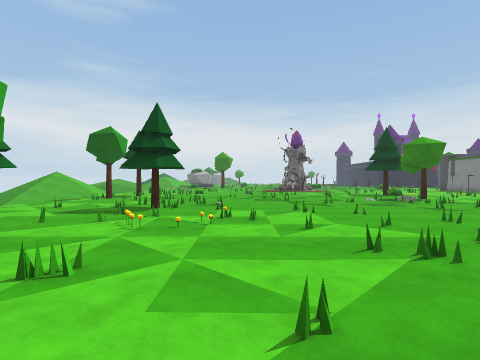
view 1 (above)

16 first-person views from a walk through a Unity game level. The camera is 1.4 m above the floor, looks level and sees 80° across. The floor is counted in squares, 2 m on a side. Each view is taken from the middle of a square. On the plan, view 1 faces up. The plan holds only what a view shows up to about 10 squares ahead; the rest is blank. The place goes on beyond the plan. The player character is not drawn.

view 2
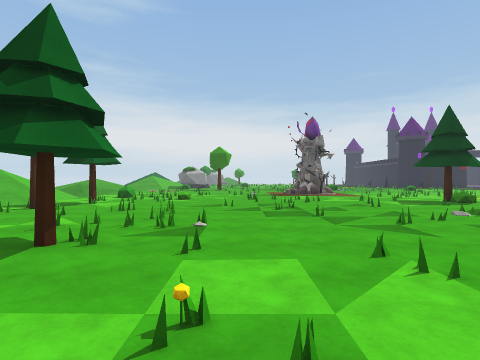

view 3
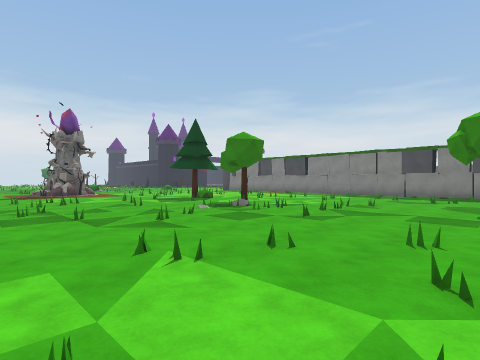

view 4
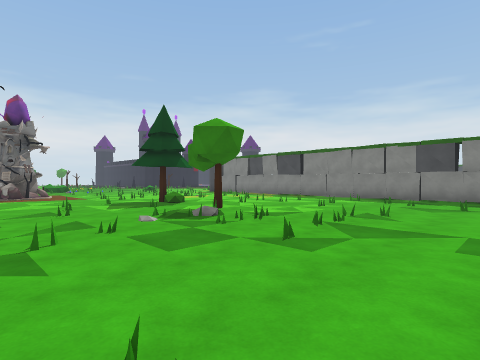

view 5
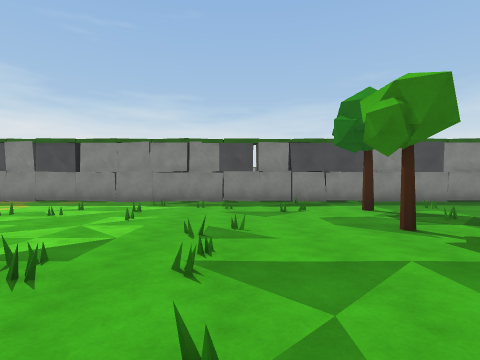

view 6
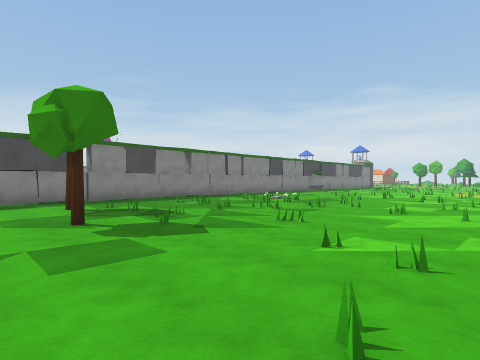

view 7
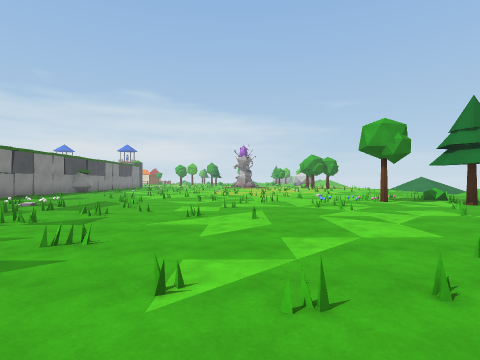

view 8
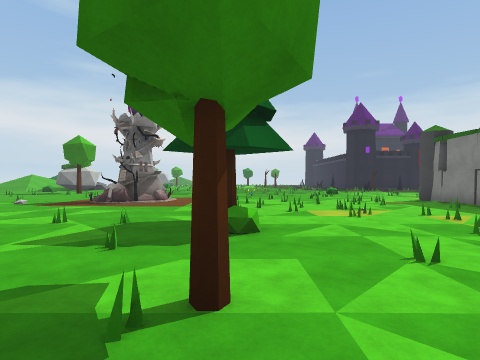

view 9
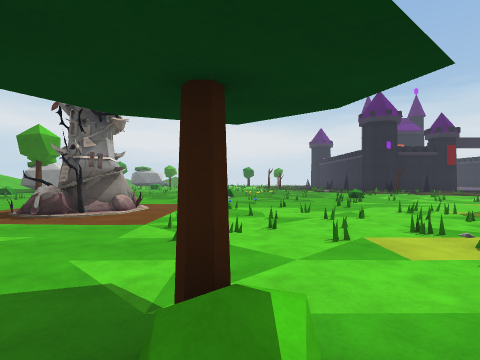

view 10
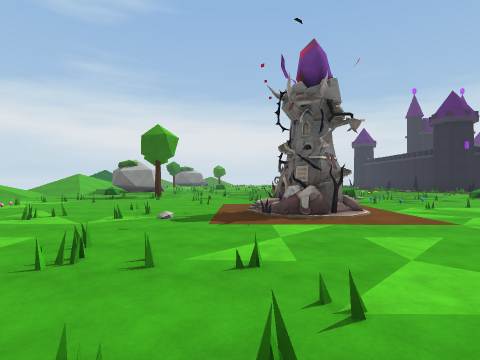

view 11
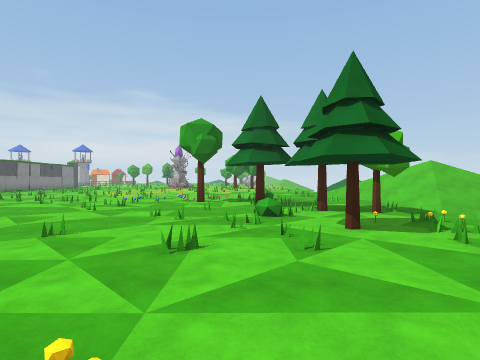

view 12
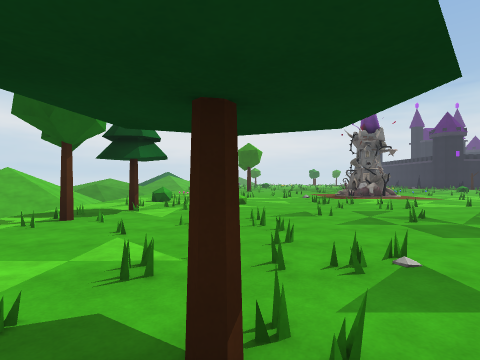

view 13
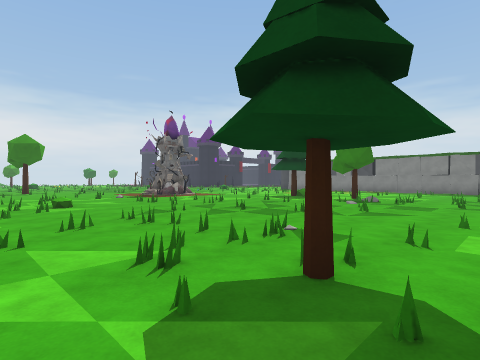

view 14
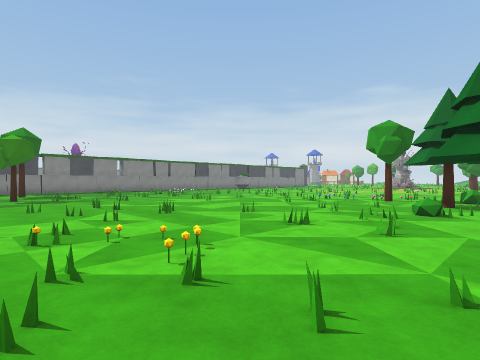

view 15
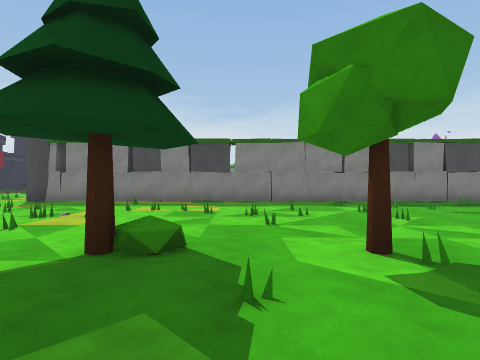

view 16
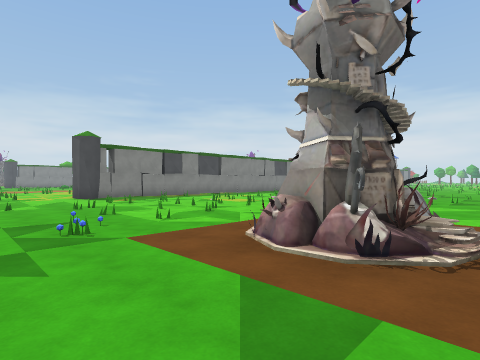

### Floor plan
Key: @ floor where view 1 was taken; # wall or solid block; . floor; / step, stairs or slope; = window, fence, low wall or low ledge; ^ raised ledge; O other object.
Columns run from 10 left of view 1 to 13 right of it. Each row starts with its distance up from view 1.
 22     .. ...  . ..........
 21     ....................
 20       ..............=...
 19       .......OO......=.#
 18        ...=..OO..=.....#
 17        .=.=........=...#
 16 /// .^.  ..............#
 15 /// ...=..=.......=...=#
 14  // ..=.#...=..........#
 13     .#......=.=..#..=..#
 12     ...................#
 11     .#...........#.....#
 10     ...................#
  9     ...................#
  8     ...=.=........#....#
  7     ....#..............#
  6      ......=........=..#
  5       .=.....#....#....#
  4       #.....#........#.#
  3       ........=...=.=..#
  2      ..=.#......=....=.#
  1      =.............=...#
  0     .=....@.......=....#
 -1     ...#.........=...  #
 -2     ..#.............
 -3  ///...#...=..........
 -4 ////.....#.=.=....=...
 -5 ////...=#......=......
 -6               ..

Positions as (right, up) in squares from view 1, and headings:
1: (0, 0), facing up
2: (0, 4), facing up
3: (0, 4), facing up-right
4: (2, 5), facing up-right
5: (4, 7), facing right
6: (3, 6), facing down-right
7: (4, 5), facing down
8: (7, 9), facing up
9: (7, 12), facing up
10: (2, 12), facing up
11: (-2, 5), facing down
12: (-2, 6), facing up
13: (-4, 6), facing up-right
14: (-4, 6), facing down-right
15: (4, 12), facing right
16: (2, 22), facing down-right
